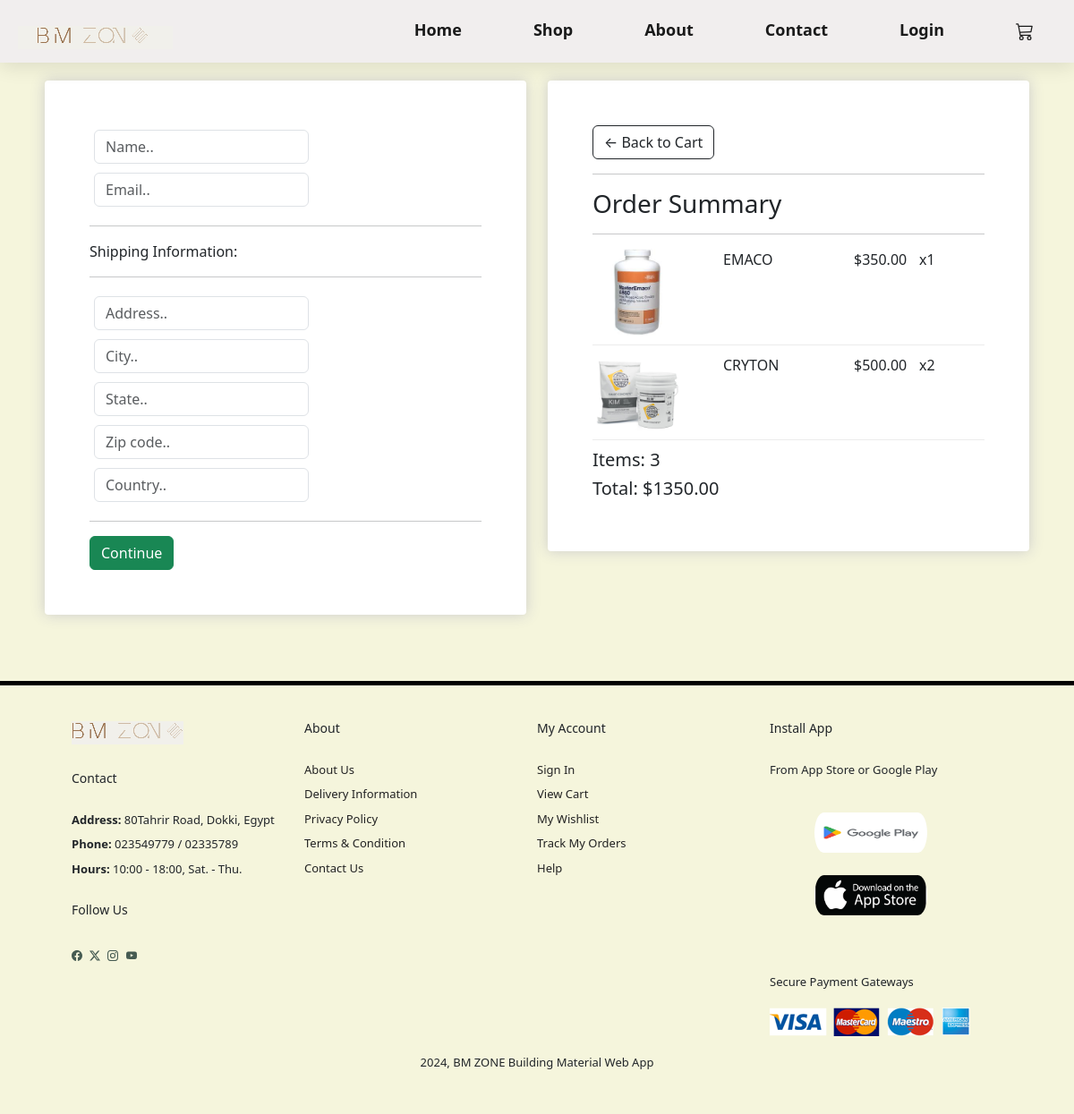
Page /checkout (signed in) on the committed database.
### userauths/models.py (models this page shows, shortened)
class OrderItem(models.Model):
    product = models.ForeignKey(Product, on_delete=models.SET_NULL, null=True)
    order = models.ForeignKey(Order, on_delete=models.SET_NULL, null=True)
    quantity = models.IntegerField(default=0, null=True, blank=True)
    date_added = models.DateTimeField(auto_now_add=True)
    @property
    def get_total(self):
        total = self.product.price * self.quantity
        return total

class Product(models.Model):
    name = models.CharField(max_length=200, null=True)
    company = models.CharField(max_length=200, null=True)
    review = models.IntegerField(default=0)
    price = models.FloatField()
    description = models.TextField(max_length=500, null=True, blank=True)
    digital = models.BooleanField(default=False, null=True)
    image = models.ImageField(null=True, blank=True)

class Order(models.Model):
    customer = models.ForeignKey(Customer, on_delete=models.SET_NULL, null=True, blank=True)
    date_ordered = models.DateTimeField(auto_now_add=True)
    complete = models.BooleanField(default=False, null=True, blank=False)
    transaction_id = models.CharField(max_length=200, null=True)
    @property
    def get_cart_total(self):
        orderitems = self.orderitem_set.all()
        total = sum([item.get_total for item in orderitems])
        return total
    @property
    def get_cart_items(self):
        orderitems = self.orderitem_set.all()
        total = sum([item.quantity for item in orderitems])
        return total

### core/views.py (the view)
# urls.py: path("checkout", views.checkout),
def checkout(request):
    if request.user.is_authenticated:
        customer = request.user.customer
        order, created = Order.objects.get_or_create(customer=customer, complete=False)
        items = order.orderitem_set.all()
    else:
        items = []
        order = {'get_cart_total':0}
    context = {'items':items, 'order':order}
    return render(request, 'core/checkout.html', context)

### templates/core/checkout.html (shortened to what this page needs)
{% extends 'partials/base.html' %}
{% load static %}
{% block content %}
     <div class="row">
		<div class="col-lg-6">
			<div class="box-element" id="form-wrapper">
				<form id="form">
					<div id="user-info">
						<div class="form-field">
							<input required class="form-control" type="text" name="name" placeholder="Name..">
						</div>
						<div class="form-field">
							<input required class="form-control" type="email" name="email" placeholder="Email..">
						</div>
					</div>
					<div id="shipping-info">
						<hr>
						<p>Shipping Information:</p>
						<hr>
						<div class="form-field">
							<input class="form-control" type="text" name="address" placeholder="Address..">
						</div>
						<div class="form-field">
							<input class="form-control" type="text" name="city" placeholder="City..">
						</div>
						<div class="form-field">
							<input class="form-control" type="text" name="state" placeholder="State..">
						</div>
						<div class="form-field">
							<input class="form-control" type="text" name="zipcode" placeholder="Zip code..">
						</div>
						<div class="form-field">
							<input class="form-control" type="text" name="country" placeholder="Country..">
						</div>
					</div>
					<hr>
					<input id="form-button" class="btn btn-success btn-block" type="submit" value="Continue">
				</form>
			</div>
			<br>
		</div>
		<div class="col-lg-6">
			<div class="box-element">
				<a  class="btn btn-outline-dark" href="cart">&#x2190; Back to Cart</a>
				<hr>
				<h3>Order Summary</h3>
				<hr>
				{% for item in items %}
				<div class="cart-row">
					<div style="flex:2"><img class="row-image" src="{{item.product.image}}"></div>
					<div style="flex:2"><p>{{item.product.name}}</p></div>
					<div style="flex:1"><p>${{item.product.price|floatformat:2}}</p></div>
					<div style="flex:1"><p>x{{item.quantity}}</p></div>
				</div>
				{% endfor %}
				<h5>Items:   {{order.get_cart_items}}</h5>
				<h5>Total:   ${{order.get_cart_total|floatformat:2}}</h5>
			</div>
		</div>
	</div>
{% endblock content %}

### static/assets/style.css (style rules this page uses)
body { width: 100%; }
.box-element { box-shadow:hsl(0, 0%, 80%) 0 0 16px; background-color: #fff; border-radius: 4px; padding: 50px 50px 50px 50px; }
.col-lg-4, .col-lg-6, .col-lg-8, .col-lg-12 { margin-top: 10px; }
.btn { border-radius: 0; }
.row-image { width: 100px; }
.form-field { width:250px; display: inline-block; padding: 5px; }
.cart-row { display: flex; align-items: flex-stretch; padding-bottom: 10px; margin-bottom: 10px; border-bottom: 1px solid #ececec; }
.row { padding: 20px 50px 50px 50px; background-color: beige; }

### rows in the picture
OrderItem: product.image (picture), product.name "EMACO", product.price "350.00", quantity "1"
OrderItem: product.image (picture), product.name "CRYTON", product.price "500.00", quantity "2"
Order: get_cart_items "3", get_cart_total "1350.00"
